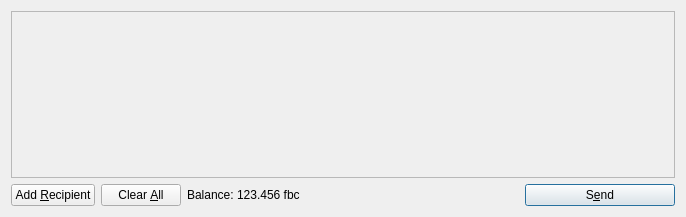
<?xml version="1.0" encoding="UTF-8"?>
<ui version="4.0">
 <class>SendCoinsDialog</class>
 <widget class="QDialog" name="SendCoinsDialog">
  <property name="geometry">
   <rect>
    <x>0</x>
    <y>0</y>
    <width>686</width>
    <height>217</height>
   </rect>
  </property>
  <property name="windowTitle">
   <string>Send Coins</string>
  </property>
  <layout class="QVBoxLayout" name="verticalLayout">
   <item>
    <widget class="QScrollArea" name="scrollArea">
     <property name="widgetResizable">
      <bool>true</bool>
     </property>
     <widget class="QWidget" name="scrollAreaWidgetContents">
      <property name="geometry">
       <rect>
        <x>0</x>
        <y>0</y>
        <width>666</width>
        <height>165</height>
       </rect>
      </property>
      <layout class="QVBoxLayout" name="verticalLayout_2">
       <property name="margin">
        <number>0</number>
       </property>
       <item>
        <layout class="QVBoxLayout" name="entries">
         <property name="spacing">
          <number>6</number>
         </property>
        </layout>
       </item>
       <item>
        <spacer name="verticalSpacer">
         <property name="orientation">
          <enum>Qt::Vertical</enum>
         </property>
         <property name="sizeHint" stdset="0">
          <size>
           <width>20</width>
           <height>40</height>
          </size>
         </property>
        </spacer>
       </item>
      </layout>
     </widget>
    </widget>
   </item>
   <item>
    <layout class="QHBoxLayout" name="horizontalLayout">
     <item>
      <widget class="QPushButton" name="addButton">
       <property name="toolTip">
        <string>Send to multiple recipients at once</string>
       </property>
       <property name="text">
        <string>Add &amp;Recipient</string>
       </property>
       <property name="icon">
        <iconset resource="../bitcoin.qrc">
         <normaloff>:/icons/add</normaloff>:/icons/add</iconset>
       </property>
       <property name="autoDefault">
        <bool>false</bool>
       </property>
      </widget>
     </item>
     <item>
      <widget class="QPushButton" name="clearButton">
       <property name="sizePolicy">
        <sizepolicy hsizetype="Minimum" vsizetype="Fixed">
         <horstretch>0</horstretch>
         <verstretch>0</verstretch>
        </sizepolicy>
       </property>
       <property name="toolTip">
        <string>Remove all transaction fields</string>
       </property>
       <property name="text">
        <string>Clear &amp;All</string>
       </property>
       <property name="icon">
        <iconset resource="../bitcoin.qrc">
         <normaloff>:/icons/remove</normaloff>:/icons/remove</iconset>
       </property>
       <property name="autoRepeatDelay">
        <number>300</number>
       </property>
       <property name="autoDefault">
        <bool>false</bool>
       </property>
      </widget>
     </item>
     <item>
      <layout class="QHBoxLayout" name="horizontalLayout_2">
       <property name="spacing">
        <number>3</number>
       </property>
       <item>
        <widget class="QLabel" name="label">
         <property name="text">
          <string>Balance:</string>
         </property>
        </widget>
       </item>
       <item>
        <widget class="QLabel" name="labelBalance">
         <property name="cursor">
          <cursorShape>IBeamCursor</cursorShape>
         </property>
         <property name="text">
          <string>123.456 fbc</string>
         </property>
         <property name="textInteractionFlags">
          <set>Qt::LinksAccessibleByMouse|Qt::TextSelectableByKeyboard|Qt::TextSelectableByMouse</set>
         </property>
        </widget>
       </item>
      </layout>
     </item>
     <item>
      <spacer name="horizontalSpacer">
       <property name="orientation">
        <enum>Qt::Horizontal</enum>
       </property>
       <property name="sizeHint" stdset="0">
        <size>
         <width>40</width>
         <height>20</height>
        </size>
       </property>
      </spacer>
     </item>
     <item>
      <widget class="QPushButton" name="sendButton">
       <property name="minimumSize">
        <size>
         <width>150</width>
         <height>0</height>
        </size>
       </property>
       <property name="toolTip">
        <string>Confirm the send action</string>
       </property>
       <property name="text">
        <string>S&amp;end</string>
       </property>
       <property name="icon">
        <iconset resource="../bitcoin.qrc">
         <normaloff>:/icons/send</normaloff>:/icons/send</iconset>
       </property>
       <property name="default">
        <bool>true</bool>
       </property>
      </widget>
     </item>
    </layout>
   </item>
  </layout>
 </widget>
 <resources>
  <include location="../bitcoin.qrc"/>
 </resources>
 <connections/>
</ui>
